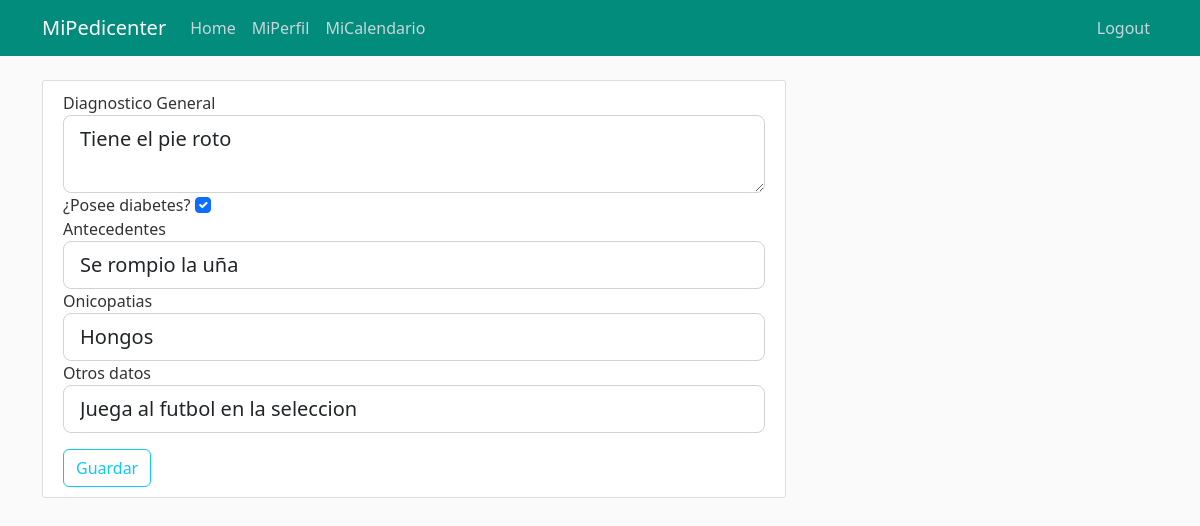
Screenshot of /historias-clinicas/editar/1 (signed in) with the database file from the repository.
### appmipedicenter/models.py (models this page shows, shortened)
class Historiaclinica(db.Model):
        id_historia_clinica = db.Column(db.Integer, primary_key=True)
        datetime = db.Column(db.DateTime, nullable=False, default=datetime.utcnow)
        diagnostico = db.Column(db.Text, nullable=False)
        diabetes = db.Column(db.Boolean, nullable = True)
        antecedentes = db.Column(db.String, nullable=True)
        onicopatias = db.Column(db.String, nullable=True)
        otros_datos = db.Column(db.Text, nullable=True)
        id_empleado = db.Column(db.Integer, db.ForeignKey('empleado.id'), nullable=False)
        id_cliente = db.Column(db.Integer, db.ForeignKey('cliente.id_cliente'), nullable=False)

### appmipedicenter/historiaclinica/routes.py (the view)
@historiaclinica.route("/historias-clinicas/editar/<int:id_historia>", methods=['GET', 'POST'])
@login_required
def editar_historia(id_historia):
        if current_user.is_authenticated:
                if current_user.id_tipo == 1:
                        historia = Historiaclinica.query.filter_by(id_historia_clinica = id_historia).first()
                        id_cliente = historia.id_cliente
                        form = HistoriaClinicaForm()
                        if form.validate_on_submit():
                                historia.diagnostico = form.diagnostico.data
                                historia.diabetes = form.diabetes.data
                                historia.antecedentes = form.antecedentes.data
                                historia.onicopatias = form.onicopatias.data
                                historia.otros_datos = form.otros_datos.data
                                db.session.commit()
                                flash('Los datos de la historia clinica han sido actualizados.', 'success')
                                return redirect(url_for('historiaclinica.historias_clinicas', id_cliente=id_cliente))
                        elif request.method=='GET':
                                form.diagnostico.data =  historia.diagnostico
                                form.diabetes.data = historia.diabetes
                                form.antecedentes.data = historia.antecedentes
                                form.onicopatias.data = historia.onicopatias
                                form.otros_datos.data  =  historia.otros_datos
                        return render_template('editar_historia_clinica.html', id_cliente=id_cliente, form=form)
                else:
                        return redirect(url_for('main.home'))
        else:
                return redirect(url_for('empleado.login'))

### appmipedicenter/historiaclinica/forms.py
class HistoriaClinicaForm(FlaskForm):
    diagnostico = TextAreaField('Diagnostico General', validators=[DataRequired()])
    diabetes = BooleanField('¿Posee diabetes?')
    antecedentes = StringField('Antecedentes')
    onicopatias = StringField('Onicopatias')
    otros_datos = StringField('Otros datos')
    submit = SubmitField('Guardar')

### appmipedicenter/models.py (called while the page is built)
@login_manager.user_loader
def load_user(empleado_id):
        return Empleado.query.get(empleado_id)

### appmipedicenter/templates/editar_historia_clinica.html (shortened to what this page needs)
{% extends "layout.html" %}
{% block content %}
    <div class="content-section col-md-8">
        <form method="POST" action="">
            <div class="form-group">
                {{ form.diagnostico.label(class="form-control-label") }}
                {% if form.diagnostico.errors %}
                    {{ form.diagnostico(class="form-control form-control-lg is-invalid") }}
                    <div class="invalid-feedback">
                        {% for error in form.diagnostico.errors %}
                            <span>{{ error }}</span>
                        {% endfor %}
                    </div>
                {% else %}
                    {{ form.diagnostico(class="form-control form-control-lg") }}
                {% endif %}
            </div>
            <div class="form-group">
                {{ form.diabetes.label(class="form-check-label") }}
                {{ form.diabetes(class="form-check-input") }}
            </div>
            <div class="form-group">
                {{ form.antecedentes.label(class="form-control-label") }}
                {% if form.antecedentes.errors %}
                    {{ form.antecedentes(class="form-control form-control-lg is-invalid") }}
                    <div class="invalid-feedback">
                        {% for error in form.antecedentes.errors %}
                            <span>{{ error }}</span>
                        {% endfor %}
                    </div>
                {% else %}
                    {{ form.antecedentes(class="form-control form-control-lg") }}
                {% endif %}
            </div>
            <div class="form-group">
                {{ form.onicopatias.label(class="form-control-label") }}
                {% if form.onicopatias.errors %}
                    {{ form.onicopatias(class="form-control form-control-lg is-invalid") }}
                    <div class="invalid-feedback">
                        {% for error in form.onicopatias.errors %}
                            <span>{{ error }}</span>
                        {% endfor %}
                    </div>
                {% else %}
                    {{ form.onicopatias(class="form-control form-control-lg") }}
                {% endif %}
            </div>
            <div class="form-group">
                {{ form.otros_datos.label(class="form-control-label") }}
                {% if form.otros_datos.errors %}
                    {{ form.otros_datos(class="form-control form-control-lg is-invalid") }}
                    <div class="invalid-feedback">
                        {% for error in form.otros_datos.errors %}
                            <span>{{ error }}</span>
                        {% endfor %}
                    </div>
                {% else %}
                    {{ form.otros_datos(class="form-control form-control-lg") }}
                {% endif %}
            </div>
            <div class="form-group">
                {{ form.submit(class="btn btn-outline-info") }}
            </div>
        </form>
    </div>
{% endblock content %}

### appmipedicenter/static/css/main.css (style rules this page uses)
body { background: #fafafa; color: #333333; margin-top: 5rem; }
.content-section { background: #ffffff; padding: 10px 20px; border: 1px solid #dddddd; border-radius: 3px; margin-bottom: 20px; }
:root { --fc-daygrid-event-dot-width: 8px; }
:root { --fc-list-event-dot-width: 10px; --fc-list-event-hover-bg-color: #f5f5f5; }

### rows the page displays
Historiaclinica: diagnostico "Tiene el pie roto", diabetes "☑", antecedentes "Se rompio la uña", onicopatias "Hongos", otros_datos "Juega al futbol en la seleccion"
